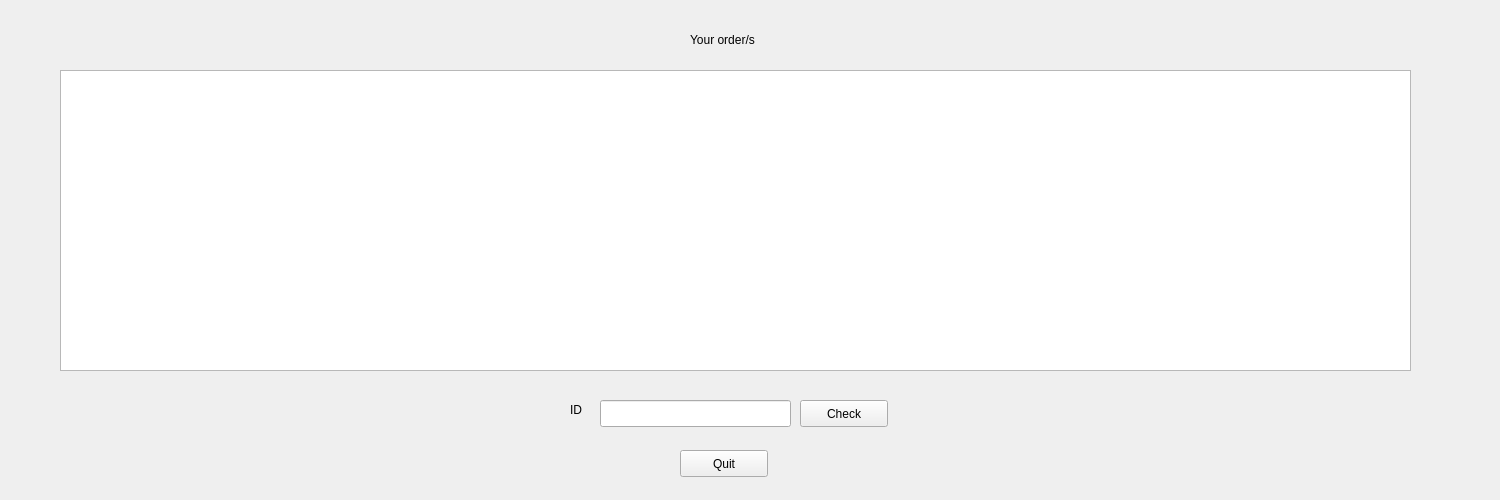
<?xml version="1.0" encoding="UTF-8"?>
<ui version="4.0">
 <class>ShowClientOrders</class>
 <widget class="QWidget" name="ShowClientOrders">
  <property name="geometry">
   <rect>
    <x>0</x>
    <y>0</y>
    <width>1500</width>
    <height>500</height>
   </rect>
  </property>
  <property name="minimumSize">
   <size>
    <width>1500</width>
    <height>500</height>
   </size>
  </property>
  <property name="maximumSize">
   <size>
    <width>1500</width>
    <height>500</height>
   </size>
  </property>
  <property name="windowTitle">
   <string>ShowClientOrders</string>
  </property>
  <widget class="QLabel" name="label">
   <property name="geometry">
    <rect>
     <x>690</x>
     <y>30</y>
     <width>91</width>
     <height>19</height>
    </rect>
   </property>
   <property name="text">
    <string>Your order/s</string>
   </property>
  </widget>
  <widget class="QLineEdit" name="lineEdit">
   <property name="geometry">
    <rect>
     <x>600</x>
     <y>400</y>
     <width>191</width>
     <height>27</height>
    </rect>
   </property>
  </widget>
  <widget class="QPushButton" name="pushButton">
   <property name="geometry">
    <rect>
     <x>800</x>
     <y>400</y>
     <width>88</width>
     <height>27</height>
    </rect>
   </property>
   <property name="text">
    <string>Check</string>
   </property>
  </widget>
  <widget class="QPushButton" name="pushButton_2">
   <property name="geometry">
    <rect>
     <x>680</x>
     <y>450</y>
     <width>88</width>
     <height>27</height>
    </rect>
   </property>
   <property name="text">
    <string>Quit</string>
   </property>
  </widget>
  <widget class="QLabel" name="label_2">
   <property name="geometry">
    <rect>
     <x>570</x>
     <y>400</y>
     <width>31</width>
     <height>19</height>
    </rect>
   </property>
   <property name="text">
    <string>ID</string>
   </property>
  </widget>
  <widget class="QTableWidget" name="tableWidget">
   <property name="geometry">
    <rect>
     <x>60</x>
     <y>70</y>
     <width>1351</width>
     <height>301</height>
    </rect>
   </property>
  </widget>
 </widget>
 <resources/>
 <connections/>
</ui>
